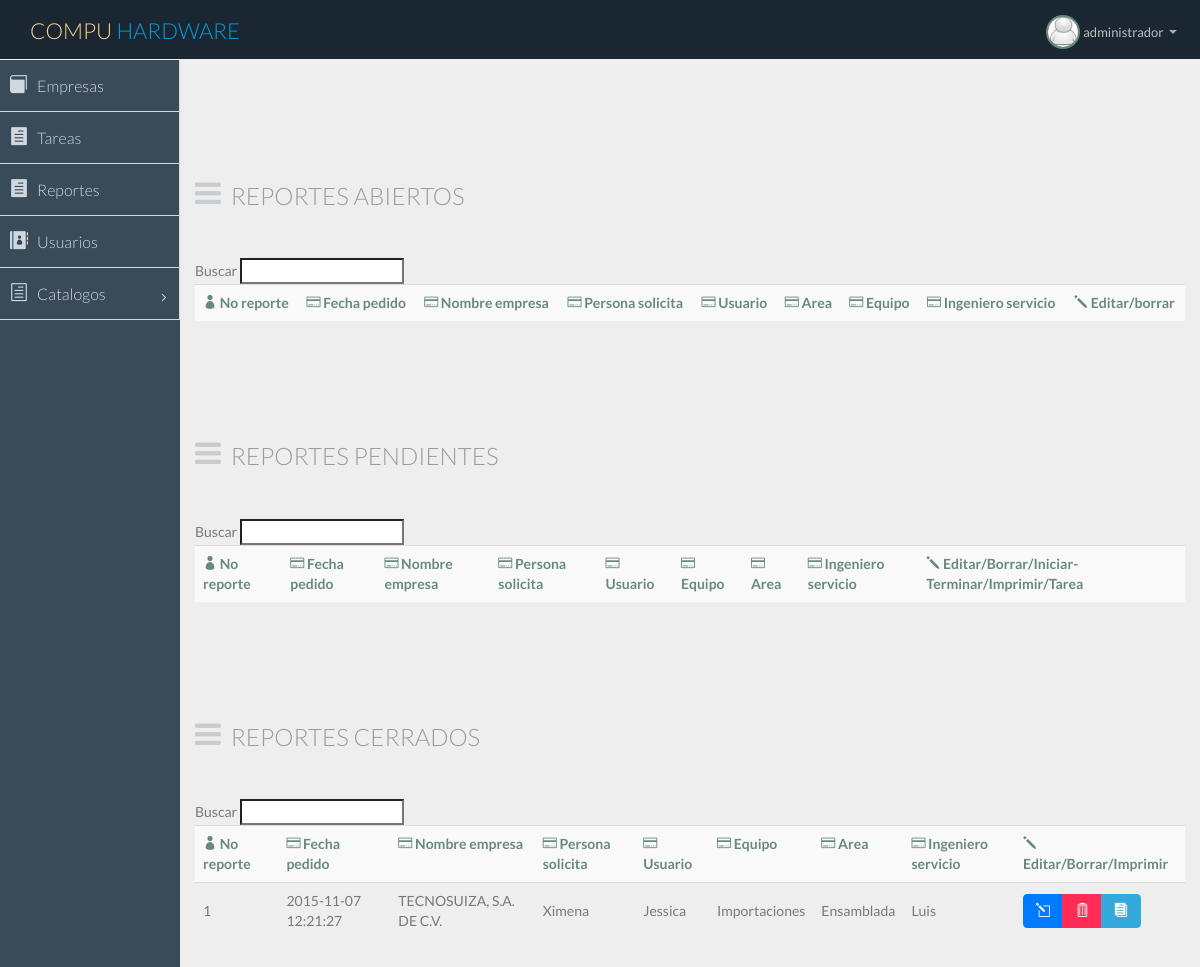
Page /view/reportes.php (signed in) on the committed database.
### tables this page shows
CREATE TABLE IF NOT EXISTS `reporte` (
  `id_reporte` int(11) NOT NULL AUTO_INCREMENT,
  `id_empresa` int(11) NOT NULL,
  `encargado` int(11) DEFAULT NULL,
  `solicita` varchar(200) DEFAULT NULL,
  `usuario` varchar(200) DEFAULT NULL,
  `area` varchar(100) DEFAULT NULL,
  `tipo_equipo` varchar(200) DEFAULT NULL,
  `equipo` varchar(200) DEFAULT NULL,
  `marca` varchar(200) DEFAULT NULL,
  `modelo` varchar(200) DEFAULT NULL,
  `no_serie` varchar(200) DEFAULT NULL,
  `tipo_reporte` int(11) DEFAULT NULL,
  `situacion_reporte` text,
  `diagnostico` text,
  `acciones_realizadas` text,
  `tipo_status` int(11) DEFAULT NULL,
  `num_factura` varchar(150) DEFAULT NULL,
  `status_equipo` int(11) DEFAULT NULL,
  `acciones_realizar` text,
  `hora_inicio` datetime DEFAULT NULL,
  `hora_fin` datetime DEFAULT NULL,
  `fecha_creacion` datetime DEFAULT NULL,
  `persona_creacion` int(11) DEFAULT NULL,
  `fecha_modificacion` datetime DEFAULT NULL,
  `persona_modificacion` int(11) DEFAULT NULL,
  `activo` tinyint(1) DEFAULT NULL,
  PRIMARY KEY (`id_reporte`),
  KEY `fk_reporte_usuario1_idx` (`encargado`),
  KEY `fk_reporte_empresa1_idx` (`id_empresa`)
);

CREATE TABLE IF NOT EXISTS `empresa` (
  `id_empresa` int(11) NOT NULL AUTO_INCREMENT,
  `empresa` varchar(200) NOT NULL,
  `rfc` varchar(45) DEFAULT NULL,
  `contacto` varchar(45) DEFAULT NULL,
  `telefono` varchar(45) DEFAULT NULL,
  `telefono2` varchar(45) DEFAULT NULL,
  `pais` varchar(100) DEFAULT NULL,
  `estado` varchar(100) DEFAULT NULL,
  `ciudad` varchar(100) DEFAULT NULL,
  `colonia` varchar(200) DEFAULT NULL,
  `calle` varchar(100) DEFAULT NULL,
  `no_ext` varchar(40) DEFAULT NULL,
  `no_int` varchar(40) DEFAULT NULL,
  `cp` varchar(20) DEFAULT NULL,
  `email` varchar(45) DEFAULT NULL,
  `asesor` int(11) DEFAULT NULL,
  `persona_creacion` int(11) DEFAULT NULL,
  `fecha_creacion` datetime DEFAULT NULL,
  `persona_modificacion` int(11) DEFAULT NULL,
  `fecha_modificacion` datetime DEFAULT NULL,
  `activo` tinyint(1) DEFAULT NULL,
  PRIMARY KEY (`id_empresa`),
  KEY `fk_empresa_usuario_idx` (`asesor`)
);

CREATE TABLE IF NOT EXISTS `usuario` (
  `id_usuario` int(11) NOT NULL AUTO_INCREMENT,
  `nombre` varchar(45) NOT NULL,
  `contrasena` varchar(200) NOT NULL,
  `tipo_usuario` int(11) NOT NULL,
  `activo` tinyint(1) DEFAULT NULL,
  PRIMARY KEY (`id_usuario`)
);

### view/reportes.php (the view, shortened to what this page needs)
<?php
if(isset($_SESSION['nombre'])) {
?>
<!DOCTYPE html>
<html lang="en">
<html lang="es">
<?php
include 'header.php';
?>
<body>
<section id="container" class="">
    <?php
    include 'menu.php';
    ?>
    <section id="main-content">
    <section class="wrapper">
        <div class="row">
            <div class="col-lg-10">
            </div>
        </div>
    </section>
    <?php
    if($_SESSION['tipo_usuario'] == 1){
    ?>
        <section class="wrapper">
             <div class="row">
                <div class="col-lg-10">
                    <h3 class="page-header"><i class="fa fa fa-bars"></i> Reportes Abiertos </h3>
                </div>
            </div>
            <br>
            <form>
                Buscar <input id="searchTerm" type="text" onkeyup="doSearch()" />
            </form>
            <table id="datos" class="table table-striped table-advance table-hover">
                <tbody>
                <tr>
                    <th><i class="icon_profile"></i> No reporte</th>
                    <th><i class="icon_creditcard"></i> Fecha pedido</th>
                    <th><i class="icon_creditcard"></i> Nombre empresa</th>
                    <th><i class="icon_creditcard"></i> Persona solicita</th>
                    <th><i class="icon_creditcard"></i> Usuario </th>
                    <th><i class="icon_creditcard"></i> Area </th>
                    <th><i class="icon_creditcard"></i> Equipo </th>
                    <th><i class="icon_creditcard"></i> Ingeniero servicio </th>
                    <?php
                    if($_SESSION['tipo_usuario'] == 1){
                        ?>
                        <th><i class="icon_pencil"></i> Editar/borrar</th>
                    <?php
                    }
                    ?>
                </tr>
                <?php
                $tablaDeMysql = "reporte";
                if($_SESSION['tipo_usuario'] == 2){
                    $consulta = "SELECT * FROM ".$tablaDeMysql." WHERE activo LIKE 1 AND tipo_status LIKE 1 AND encargado LIKE ".$_SESSION['id']."";
                }else{
                    $consulta = "SELECT * FROM ".$tablaDeMysql." WHERE activo LIKE 1 AND tipo_status LIKE 1 ";
                }
                    ?>
                </tbody>
            </table>
        </section>
<?php }?>
        <section class="wrapper">
            <div class="row">
                <div class="col-lg-10">
                    <h3 class="page-header"><i class="fa fa fa-bars"></i> Reportes Pendientes </h3>
                </div>
            </div>
            <br>
            <form>
                Buscar <input id="searchTerm" type="text" onkeyup="doSearch()" />
            </form>
            <table id="datos" class="table table-striped table-advance table-hover">
                <tbody>
                <tr>
                    <th><i class="icon_profile"></i> No reporte</th>
                    <th><i class="icon_creditcard"></i> Fecha pedido</th>
                    <th><i class="icon_creditcard"></i> Nombre empresa</th>
                    <th><i class="icon_creditcard"></i> Persona solicita</th>
                    <th><i class="icon_creditcard"></i> Usuario </th>
                    <th><i class="icon_creditcard"></i> Equipo </th>
                    <th><i class="icon_creditcard"></i> Area </th>
                    <th><i class="icon_creditcard"></i> Ingeniero servicio </th>
                    <?php
                    if($_SESSION['tipo_usuario'] == 1){
                    ?>
                    <th><i class="icon_pencil"></i> Editar/Borrar/Iniciar-Terminar/Imprimir/Tarea</th>
                    <?php
                    } else{
                        ?>
                    <th><i class="icon_pencil"></i> Editar/Iniciar-Terminar/Imprimir/Tarea</th>
                        <?php
                    } ?>
                </tr>
                <?php
                $tablaDeMysql = "reporte";
                if($_SESSION['tipo_usuario'] == 2){
                    $consulta = "SELECT * FROM ".$tablaDeMysql." WHERE activo LIKE 1 AND tipo_status LIKE 2 AND encargado LIKE ".$_SESSION['id']."";
                }else{
                    $consulta = "SELECT * FROM ".$tablaDeMysql." WHERE activo LIKE 1 AND tipo_status LIKE 2 ";
                }
                    ?>
                </tbody>
            </table>
        </section>
        <section class="wrapper">
            <div class="row">
                <div class="col-lg-10">
                    <h3 class="page-header"><i class="fa fa fa-bars"></i> Reportes Cerrados</h3>
                </div>
            </div>
            <br>
            <form>
                Buscar <input id="searchTerm" type="text" onkeyup="doSearch()" />
            </form>
            <table id="datos" class="table table-striped table-advance table-hover">
                <tbody>
                <tr>
                    <th><i class="icon_profile"></i> No reporte</th>
                    <th><i class="icon_creditcard"></i> Fecha pedido</th>
                    <th><i class="icon_creditcard"></i> Nombre empresa</th>
                    <th><i class="icon_creditcard"></i> Persona solicita</th>
                    <th><i class="icon_creditcard"></i> Usuario </th>
                    <th><i class="icon_creditcard"></i> Equipo </th>
                    <th><i class="icon_creditcard"></i> Area </th>
                    <th><i class="icon_creditcard"></i> Ingeniero servicio </th>
                    <?php
                    if($_SESSION['tipo_usuario'] == 1){
                        ?>
                        <th><i class="icon_pencil"></i> Editar/Borrar/Imprimir</th>
                    <?php
                    } else{
                        ?>
                        <th><i class="icon_pencil"></i> Imprimir</th>
                    <?php
                    } ?>
                </tr>
                <?php
                include '../libs/conexion.php';
                $tablaDeMysql = "reporte";
                if($_SESSION['tipo_usuario'] == 2){
                    $consulta = "SELECT * FROM ".$tablaDeMysql." WHERE activo LIKE 1 AND tipo_status LIKE 3 AND encargado LIKE ".$_SESSION['id']."";
                }else{
                    $consulta = "SELECT * FROM ".$tablaDeMysql." WHERE activo LIKE 1 AND tipo_status LIKE 3 ";
                }
                $resultado = $mysqli->query($consulta);
                while ($row=mysqli_fetch_row($resultado))
                {
                    $consulta2 = "SELECT empresa FROM empresa WHERE id_empresa LIKE ".$row[1]."";
                    $resultado2 = $mysqli->query($consulta2);
                    while ($row2=mysqli_fetch_row($resultado2))
                    {
                        $empresa = $row2[0];
                    }
                    $consulta3 = "SELECT nombre FROM usuario WHERE id_usuario LIKE ".$row[2]."";
                    $resultado3 = $mysqli->query($consulta3);
                    $asesor = 'No asignado aún';
                    while ($row3=@mysqli_fetch_row($resultado3))
                    {
                        if($row3[0] == ''){
                            $asesor = 'No asignado aún';
                        }else{
                            $asesor = $row3[0];
                        }
                    }
                    ?>
                    <tr>
                        <td><?php echo $row[0]; ?></td>
                        <td><?php echo $row[21]; ?></td>
                        <td><?php echo $empresa; ?></td>
                        <td><?php echo $row[3]; ?></td>
                        <td><?php echo $row[4]; ?></td>
                        <td><?php echo $row[5]; ?></td>
                        <td><?php echo $row[7]; ?></td>
                        <td><?php echo $asesor; ?></td>
                        <?php
                        if($_SESSION['tipo_usuario'] == 1){
                            ?>
                            <td>
                                <div class="btn-group">
                                    <a class="btn btn-primary" onclick="location='../forms/formReporte.php?id=<?php echo $row[0]; ?>&emp=<?php echo $empresa; ?>'"><i class="icon_pencil-edit"></i></a>
                                    <a class="btn btn-danger" onclick="location='../controllers/updateEmpresa.php?a=delete&id=<?php echo $row[0] ?>'"><i class="icon_trash_alt"></i></a>
                                    <a class="btn btn-info" onclick="location='contratos.php?id=<?php echo $row[0] ?>'"><i class="icon_documents"></i></a>
                                </div>
                            </td>
                        <?php
                        } ?>
                    </tr>
                <?php
                }
                ?>
                </tbody>
            </table>
        </section>
    </section>
</section>
</body>
</html>
<?php
}else{
    header('Location: ../index.php?e=error');
    echo 'El usuario no es correcto';
}
?>

### rows in the picture
reporte: id_reporte "1", fecha_creacion "2015-11-07 12:21:27", id_empresa.empresa "TECNOSUIZA, S.A. DE C.V.", solicita "Ximena", usuario "Jessica", area "Importaciones", equipo "Ensamblada", encargado.nombre "Luis"

### other values in the picture
$_SESSION['nombre'] "administrador"
